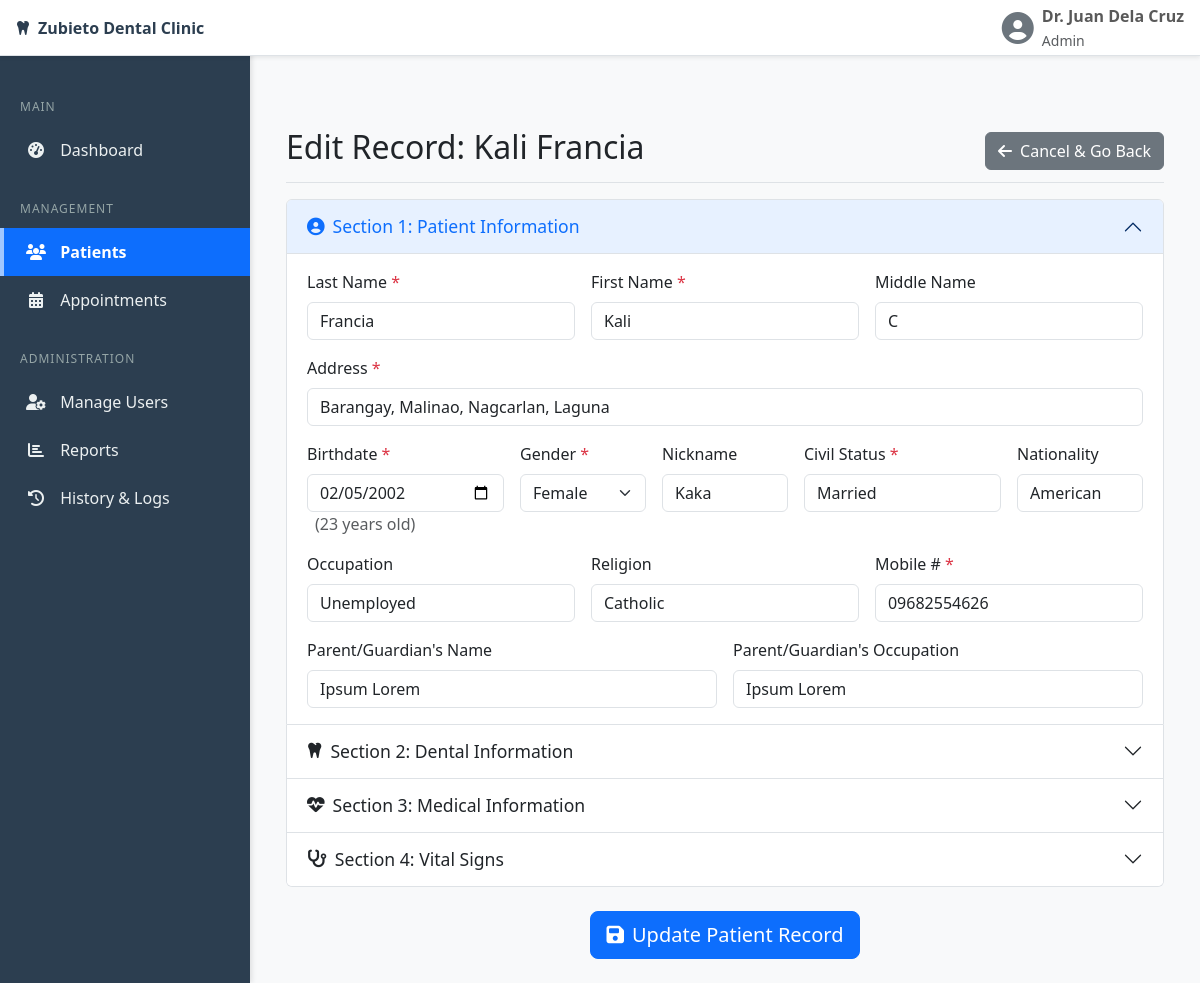
The page /admin/patient_edit.php?id=15&branch=All (signed in) on the database its author committed.
### tables this page shows
CREATE TABLE `medical_history` (
  `history_id` int(11) NOT NULL,
  `patient_id` int(11) NOT NULL,
  `are_you_in_good_health` tinyint(1) NOT NULL,
  `is_under_medical_treatment` tinyint(1) NOT NULL,
  `medical_treatment_details` text DEFAULT NULL,
  `had_serious_illness_or_operation` tinyint(1) NOT NULL,
  `illness_operation_details` text DEFAULT NULL,
  `has_been_hospitalized` tinyint(1) DEFAULT NULL,
  `hospitalization_details` text DEFAULT NULL,
  `is_taking_medication` tinyint(1) DEFAULT NULL,
  `medication_details` text DEFAULT NULL,
  `is_on_diet` tinyint(1) DEFAULT NULL,
  `diet_details` text DEFAULT NULL,
  `drinks_alcoholic_beverages` tinyint(1) DEFAULT NULL,
  `alcohol_frequency` varchar(255) DEFAULT NULL,
  `uses_tobacco` tinyint(1) DEFAULT NULL,
  `tobacco_details` varchar(255) DEFAULT NULL,
  `allergic_anesthetics` tinyint(1) NOT NULL DEFAULT 0,
  `allergic_penicillin` tinyint(1) NOT NULL DEFAULT 0,
  `allergic_latex` tinyint(1) NOT NULL DEFAULT 0,
  `allergic_aspirin` tinyint(1) NOT NULL DEFAULT 0,
  `allergic_others_details` text DEFAULT NULL,
  `allergy_reaction_details` text DEFAULT NULL,
  `has_high_blood_pressure` tinyint(1) NOT NULL DEFAULT 0,
  `has_low_blood_pressure` tinyint(1) NOT NULL DEFAULT 0,
  `has_epilepsy_convulsions` tinyint(1) NOT NULL DEFAULT 0,
  `has_aids_hiv` tinyint(1) NOT NULL DEFAULT 0,
  `has_stomach_troubles_ulcer` tinyint(1) NOT NULL DEFAULT 0,
  `has_fainting_seizure` tinyint(1) NOT NULL DEFAULT 0,
  `has_rapid_weight_loss` tinyint(1) NOT NULL DEFAULT 0,
  `had_radiation_therapy` tinyint(1) NOT NULL DEFAULT 0,
  `has_joint_replacement_implant` tinyint(1) NOT NULL DEFAULT 0,
  `had_heart_surgery` tinyint(1) NOT NULL DEFAULT 0,
  `had_heart_attack` tinyint(1) NOT NULL DEFAULT 0,
  `has_heart_disease` tinyint(1) NOT NULL DEFAULT 0,
  `has_heart_murmur` tinyint(1) NOT NULL DEFAULT 0,
  `has_rheumatic_fever_disease` tinyint(1) NOT NULL DEFAULT 0,
  `has_hay_fever_allergies` tinyint(1) NOT NULL DEFAULT 0,
  `has_respiratory_problems` tinyint(1) NOT NULL DEFAULT 0,
  `has_hepatitis_jaundice` tinyint(1) NOT NULL DEFAULT 0,
  `has_tuberculosis` tinyint(1) NOT NULL DEFAULT 0,
  `has_swollen_ankles` tinyint(1) NOT NULL DEFAULT 0,
  `has_kidney_disease` tinyint(1) NOT NULL DEFAULT 0,
  `has_diabetes` tinyint(1) NOT NULL DEFAULT 0,
  `has_bleeding_blood_disease` tinyint(1) NOT NULL DEFAULT 0,
  `has_arthritis_rheumatism` tinyint(1) NOT NULL DEFAULT 0,
  `has_cancer_tumor` tinyint(1) NOT NULL DEFAULT 0,
  `has_anemia` tinyint(1) NOT NULL DEFAULT 0,
  `has_angina` tinyint(1) NOT NULL DEFAULT 0,
  `has_asthma` tinyint(1) NOT NULL DEFAULT 0,
  `has_thyroid_problem` tinyint(1) NOT NULL DEFAULT 0,
  `has_emphysema` tinyint(1) NOT NULL DEFAULT 0,
  `has_breathing_problems` tinyint(1) NOT NULL DEFAULT 0,
  `had_stroke` tinyint(1) NOT NULL DEFAULT 0,
  `has_chest_pain` tinyint(1) NOT NULL DEFAULT 0,
  `other_diseases_details` text DEFAULT NULL,
  `other_conditions_to_know` text DEFAULT NULL
);

CREATE TABLE `patients` (
  `patient_id` int(11) NOT NULL,
  `branch` enum('Lucban','Sta. Rosa') NOT NULL,
  `last_name` varchar(100) NOT NULL,
  `first_name` varchar(100) NOT NULL,
  `middle_name` varchar(100) DEFAULT NULL,
  `nickname` varchar(100) DEFAULT NULL,
  `birthdate` date NOT NULL,
  `age` int(11) NOT NULL,
  `gender` enum('M','F') NOT NULL,
  `civil_status` varchar(50) NOT NULL,
  `nationality` varchar(100) NOT NULL,
  `religion` varchar(100) DEFAULT NULL,
  `occupation` varchar(150) DEFAULT NULL,
  `address` text NOT NULL,
  `mobile_no` varchar(20) NOT NULL,
  `parent_guardian_name` varchar(255) DEFAULT NULL COMMENT 'For minors',
  `parent_guardian_occupation` varchar(150) DEFAULT NULL,
  `chief_complaint` text NOT NULL,
  `history_of_present_illness` text NOT NULL,
  `previous_dentist` varchar(255) DEFAULT NULL,
  `last_dental_visit` date DEFAULT NULL,
  `procedures_done_perio` tinyint(1) DEFAULT 0,
  `procedures_done_resto` tinyint(1) DEFAULT 0,
  `procedures_done_os` tinyint(1) DEFAULT 0,
  `procedures_done_prostho` tinyint(1) DEFAULT 0,
  `procedures_done_endo` tinyint(1) DEFAULT 0,
  `procedures_done_ortho` tinyint(1) DEFAULT 0,
  `procedures_done_others_specify` text DEFAULT NULL,
  `complications` text DEFAULT NULL,
  `physician_name` varchar(255) DEFAULT NULL,
  `physician_address` text DEFAULT NULL,
  `physician_phone` varchar(20) DEFAULT NULL,
  `last_physical_exam` date DEFAULT NULL,
  `blood_pressure` varchar(50) DEFAULT NULL,
  `respiratory_rate` varchar(50) DEFAULT NULL,
  `pulse_rate` varchar(50) DEFAULT NULL,
  `temperature` varchar(50) DEFAULT NULL,
  `registration_date` timestamp NOT NULL DEFAULT current_timestamp()
);

### admin/patient_edit.php (the view, shortened to what this page needs)
<?php
require '../includes/db_connect.php';
require 'includes/header.php';
$patient_id = isset($_GET['id']) ? intval($_GET['id']) : 0;
$sql = "SELECT p.*, mh.* FROM patients p LEFT JOIN medical_history mh ON p.patient_id = mh.patient_id WHERE p.patient_id = ?";
$stmt = $conn->prepare($sql);
$stmt->bind_param("i", $patient_id);
$stmt->execute();
$result = $stmt->get_result();
$patient = $result->fetch_assoc();
?>
<div class="d-flex justify-content-between flex-wrap flex-md-nowrap align-items-center pt-3 pb-2 mb-3 border-bottom">
    <h1 class="h2">Edit Record: <?php echo htmlspecialchars($patient['first_name'] . ' ' . $patient['last_name']); ?></h1>
    <a href="patient_view.php?id=<?php echo $patient_id; ?>" class="btn btn-secondary"><i class="fas fa-arrow-left me-2"></i>Cancel & Go Back</a>
</div>
<form action="patient_edit_process.php" method="POST" id="patientForm">
    <div class="accordion" id="patientEditAccordion">
      <div class="accordion-item">
        <h2 class="accordion-header" id="headingOne"><button class="accordion-button" type="button" data-bs-toggle="collapse" data-bs-target="#collapseOne" aria-expanded="true" aria-controls="collapseOne"><i class="fas fa-user-circle me-2"></i> Section 1: Patient Information</button></h2>
        <div id="collapseOne" class="accordion-collapse collapse show" aria-labelledby="headingOne" data-bs-parent="#patientEditAccordion">
          <div class="accordion-body">
            <div class="row g-3">
                <div class="col-md-4"><label class="form-label">Last Name <span class="text-danger">*</span></label><input type="text" class="form-control" name="last_name" value="<?php echo htmlspecialchars($patient['last_name']); ?>" required></div>
                <div class="col-md-4"><label class="form-label">First Name <span class="text-danger">*</span></label><input type="text" class="form-control" name="first_name" value="<?php echo htmlspecialchars($patient['first_name']); ?>" required></div>
                <div class="col-md-4"><label class="form-label">Middle Name</label><input type="text" class="form-control" name="middle_name" value="<?php echo htmlspecialchars($patient['middle_name']); ?>"></div>
                <div class="col-12"><label class="form-label">Address <span class="text-danger">*</span></label><input type="text" class="form-control" name="address" value="<?php echo htmlspecialchars($patient['address']); ?>" required></div>
                <div class="col-md-3"><label class="form-label">Birthdate <span class="text-danger">*</span></label><input type="date" class="form-control" id="birthdate" name="birthdate" value="<?php echo $patient['birthdate']; ?>" required> <span id="ageDisplay" class="text-muted ms-2"></span></div>
                <div class="col-md-2"><label class="form-label">Gender <span class="text-danger">*</span></label><select name="gender" class="form-select" required><option value="M" <?php if($patient['gender']=='M') echo 'selected';?>>Male</option><option value="F" <?php if($patient['gender']=='F') echo 'selected';?>>Female</option></select></div>
                <div class="col-md-2"><label class="form-label">Nickname</label><input type="text" class="form-control" name="nickname" value="<?php echo htmlspecialchars($patient['nickname']); ?>"></div>
                <div class="col-md-3"><label class="form-label">Civil Status <span class="text-danger">*</span></label><input type="text" class="form-control" name="civil_status" value="<?php echo htmlspecialchars($patient['civil_status']); ?>" required></div>
                <div class="col-md-2"><label class="form-label">Nationality</label><input type="text" class="form-control" name="nationality" value="<?php echo htmlspecialchars($patient['nationality']); ?>"></div>
                <div class="col-md-4"><label class="form-label">Occupation</label><input type="text" class="form-control" name="occupation" value="<?php echo htmlspecialchars($patient['occupation']); ?>"></div>
                <div class="col-md-4"><label class="form-label">Religion</label><input type="text" class="form-control" name="religion" value="<?php echo htmlspecialchars($patient['religion']); ?>"></div>
                <div class="col-md-4"><label class="form-label">Mobile # <span class="text-danger">*</span></label><input type="tel" class="form-control" name="mobile_no" value="<?php echo htmlspecialchars($patient['mobile_no']); ?>" required></div>
                <div class="col-md-6"><label class="form-label">Parent/Guardian's Name</label><input type="text" class="form-control" name="parent_guardian_name" value="<?php echo htmlspecialchars($patient['parent_guardian_name']); ?>"></div>
                <div class="col-md-6"><label class="form-label">Parent/Guardian's Occupation</label><input type="text" class="form-control" name="parent_guardian_occupation" value="<?php echo htmlspecialchars($patient['parent_guardian_occupation']); ?>"></div>
            </div>
          </div>
        </div>
      </div>
      <div class="accordion-item">
        <h2 class="accordion-header" id="headingTwo"><button class="accordion-button collapsed" type="button" data-bs-toggle="collapse" data-bs-target="#collapseTwo" aria-expanded="false" aria-controls="collapseTwo"><i class="fas fa-tooth me-2"></i> Section 2: Dental Information</button></h2>
      </div>
      <div class="accordion-item">
        <h2 class="accordion-header" id="headingThree"><button class="accordion-button collapsed" type="button" data-bs-toggle="collapse" data-bs-target="#collapseThree" aria-expanded="false" aria-controls="collapseThree"><i class="fas fa-heartbeat me-2"></i> Section 3: Medical Information</button></h2>
      </div>
      <div class="accordion-item">
        <h2 class="accordion-header" id="headingFour"><button class="accordion-button collapsed" type="button" data-bs-toggle="collapse" data-bs-target="#collapseFour" aria-expanded="false" aria-controls="collapseFour"><i class="fas fa-stethoscope me-2"></i> Section 4: Vital Signs</button></h2>
      </div>
    </div>
    <div class="col-12 mt-4 text-center">
        <button type="submit" class="btn btn-primary btn-lg"><i class="fas fa-save me-2"></i>Update Patient Record</button>
    </div>
</form>
<?php require 'includes/footer.php'; ?>

### admin/includes/header.php (style rules this page uses)
:root { --sidebar-width: 250px; --sidebar-bg-color: #2c3e50; --sidebar-link-color: #ecf0f1; --sidebar-hover-bg: #34495e; --sidebar-active-bg: #0d6efd; }
body { background-color: #f8f9fa; font-family: 'Segoe UI', 'Roboto', 'Helvetica Neue', Arial, sans-serif; }

### admin/patient_edit.php (style rules this page uses)
.accordion-button { font-size: 1.1rem; font-weight: 500; }
.accordion-button:not(.collapsed) { color: #0d6efd; background-color: #e7f1ff; }

### rows shown on the page
medical_history: patient.last_name "Kali Francia", last_name "Francia", first_name "Kali", middle_name "C", address "Barangay, Malinao, Nagcarlan, Laguna", birthdate "02/05/2002", nickname "Kaka", civil_status "Married", nationality "American", occupation "Unemployed", religion "Catholic", mobile_no "09682554626", parent_guardian_name "Ipsum Lorem", parent_guardian_occupation "Ipsum Lorem"
patients: gender "Female"

### other values the page prints
$_SESSION['full_name'] "Dr. Juan Dela Cruz"
$_SESSION['role'] "Admin"
